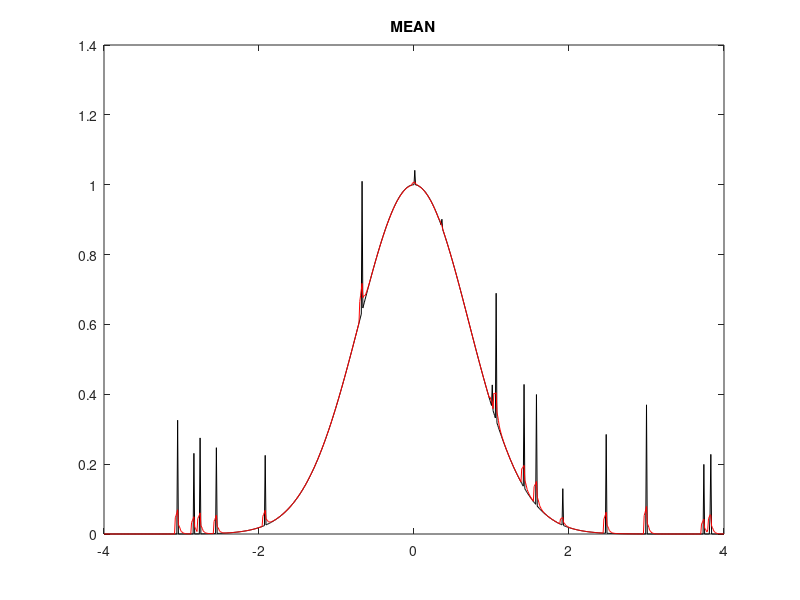
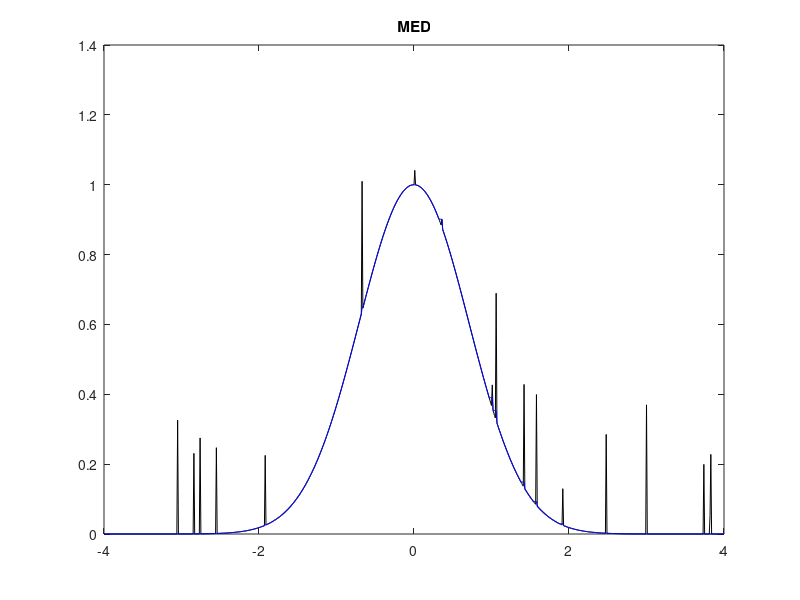

MATLAB code for these plots, in order:
function lab8()

A = 1.0;
sigma = 1.0;
mult = 4;
step = 0.01;
count = 20;
M = 0.4;
width = 3;

% интервал
t = -mult:step:mult;
% Гаусс
x = A * exp(-(t/sigma).^2);

% импульсная генерация шума
n = impnoise(length(x),count,M);
z = x+n;
eps = M/4;

% MEAN
y1 = z;
smooth = @(x) mean(x);
for i = 1:length(z)
    y1(i) = ampsmooth(y1, i, smooth, width, eps);
end

% MED
y2 = z;
smooth = @(x) med(x);
for i = 1:length(z)
    y2(i) = ampsmooth(y2, i, smooth, width, eps);
end

figure(1)
plot(t,z,'black',t,y1,'r');
title('MEAN');
figure(2)
plot(t,z,'black',t,y2,'b');
title('MED');
end

% Импульсная генерация шума
function y = impnoise(size,N,mult)
    y = zeros(1,size);
 	y(round(unifrnd(1,size,[1,N]))) = mult*unifrnd(0,1,[1,N]);
end

% Сглаживание амплитуды
function y = ampsmooth(A, i, SMTH, W, eps)
    y = A(i);
    if (i - W < 1)
        S = SMTH(A(1:2*W + 1));
    else if (i + W > length(A))
            S = SMTH(A(length(A) - 2*W:length(A)));
        else
            S = SMTH(A(i - W:i + W));
        end
    end
    
    for i = 1:length(A)
        if eps < abs(A(i) - S)
            y = S;
        end
    end
end

% MED функция
function y = med(A)
    rk = sort(A);
    y = rk((length(A) + 1) / 2);
end